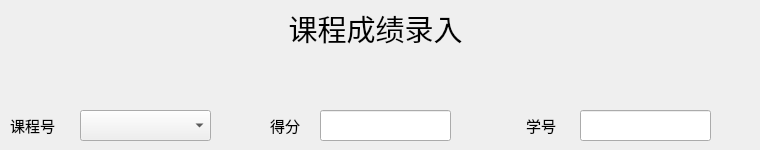
    <widget class="QWidget" name="page_sc_score">
     <widget class="QLabel" name="label_scsid_score">
      <property name="geometry">
       <rect>
        <x>526</x>
        <y>110</y>
        <width>41</width>
        <height>31</height>
       </rect>
      </property>
      <property name="font">
       <font>
        <family>Microsoft YaHei UI</family>
        <pointsize>11</pointsize>
       </font>
      </property>
      <property name="text">
       <string>学号</string>
      </property>
     </widget>
     <widget class="QLabel" name="label_sc_score">
      <property name="geometry">
       <rect>
        <x>0</x>
        <y>3</y>
        <width>751</width>
        <height>51</height>
       </rect>
      </property>
      <property name="font">
       <font>
        <family>Microsoft YaHei UI</family>
        <pointsize>22</pointsize>
        <weight>50</weight>
        <bold>false</bold>
       </font>
      </property>
      <property name="text">
       <string>课程成绩录入</string>
      </property>
      <property name="alignment">
       <set>Qt::AlignCenter</set>
      </property>
     </widget>
     <widget class="QLineEdit" name="lineEdit_scscore_score">
      <property name="geometry">
       <rect>
        <x>320</x>
        <y>110</y>
        <width>131</width>
        <height>31</height>
       </rect>
      </property>
     </widget>
     <widget class="QLabel" name="label_sccid_score">
      <property name="geometry">
       <rect>
        <x>10</x>
        <y>110</y>
        <width>61</width>
        <height>31</height>
       </rect>
      </property>
      <property name="font">
       <font>
        <family>Microsoft YaHei UI</family>
        <pointsize>11</pointsize>
       </font>
      </property>
      <property name="text">
       <string>课程号</string>
      </property>
     </widget>
     <widget class="QLabel" name="label_scscore_score">
      <property name="geometry">
       <rect>
        <x>270</x>
        <y>110</y>
        <width>41</width>
        <height>31</height>
       </rect>
      </property>
      <property name="font">
       <font>
        <family>Microsoft YaHei UI</family>
        <pointsize>11</pointsize>
       </font>
      </property>
      <property name="text">
       <string>得分</string>
      </property>
     </widget>
     <widget class="QComboBox" name="comboBox_sccid_score">
      <property name="geometry">
       <rect>
        <x>80</x>
        <y>110</y>
        <width>131</width>
        <height>31</height>
       </rect>
      </property>
      <property name="font">
       <font>
        <family>Times New Roman</family>
        <pointsize>11</pointsize>
       </font>
      </property>
     </widget>
     <widget class="QLineEdit" name="lineEdit_scsid_score">
      <property name="geometry">
       <rect>
        <x>580</x>
        <y>110</y>
        <width>131</width>
        <height>31</height>
       </rect>
      </property>
     </widget>
    </widget>
